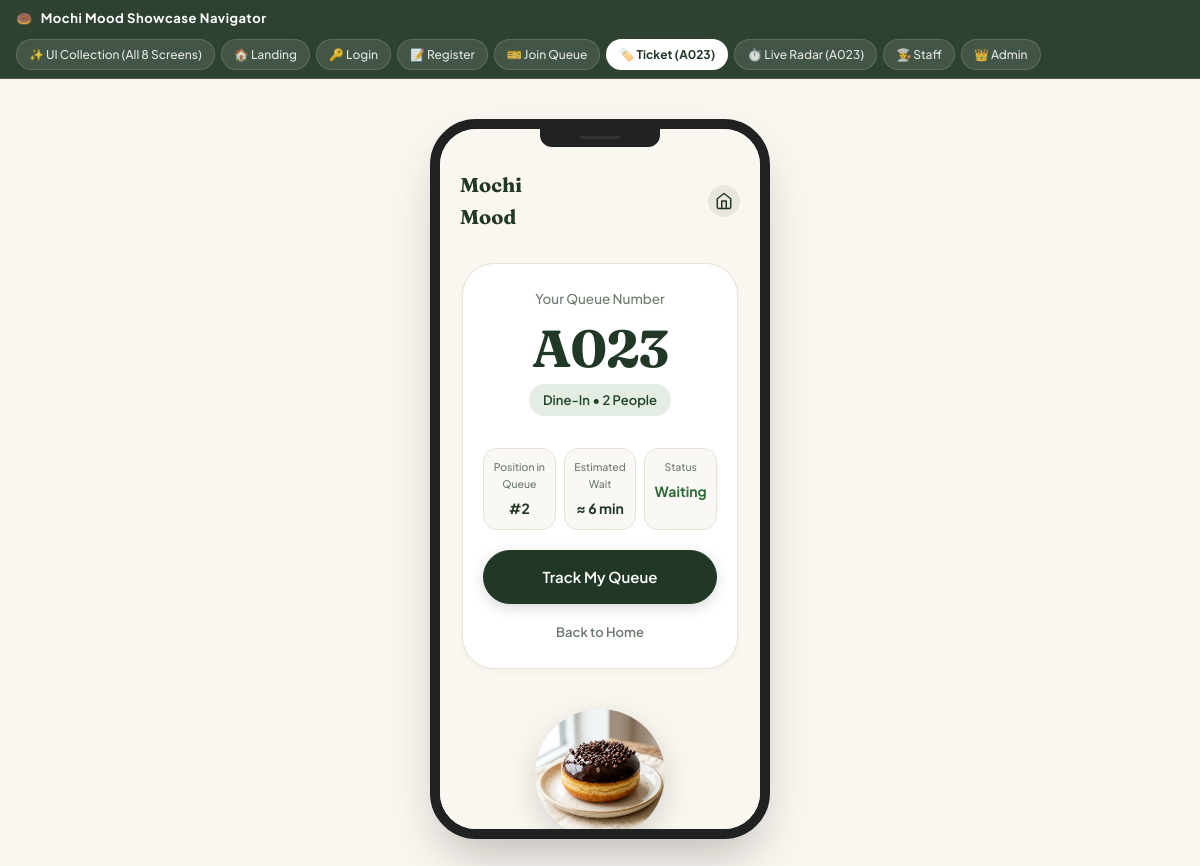
Screenshot of /ticket.php with the database file from the repository.
### tables this page shows
CREATE TABLE `queues` (
    `id` INT UNSIGNED NOT NULL AUTO_INCREMENT,
    `user_id` INT UNSIGNED NOT NULL,
    `restaurant_id` INT UNSIGNED NOT NULL,
    `queue_number` VARCHAR(20) NOT NULL COMMENT 'Nomor antrean (contoh: A023)',
    `people_count` INT UNSIGNED NOT NULL DEFAULT 1,
    `type` ENUM('dine_in', 'takeaway') NOT NULL DEFAULT 'dine_in' COMMENT 'Jenis antrean',
    `customer_name` VARCHAR(100) NULL,
    `customer_phone` VARCHAR(50) NULL,
    `status` ENUM('waiting', 'called', 'serving', 'completed', 'cancelled') NOT NULL DEFAULT 'waiting',
    `queue_date` DATE NOT NULL,
    `created_at` DATETIME NOT NULL DEFAULT CURRENT_TIMESTAMP,
    `updated_at` DATETIME NOT NULL DEFAULT CURRENT_TIMESTAMP ON UPDATE CURRENT_TIMESTAMP,
    PRIMARY KEY (`id`),
    UNIQUE KEY `uq_restaurant_date_number` (`restaurant_id`, `queue_date`, `queue_number`),
    INDEX `idx_queues_user_id` (`user_id`),
    INDEX `idx_queues_restaurant_date_status` (`restaurant_id`, `queue_date`, `status`),
    CONSTRAINT `fk_queues_user` FOREIGN KEY (`user_id`) REFERENCES `users` (`id`) ON DELETE CASCADE ON UPDATE CASCADE,
    CONSTRAINT `fk_queues_restaurant` FOREIGN KEY (`restaurant_id`) REFERENCES `restaurants` (`id`) ON DELETE CASCADE ON UPDATE CASCADE
);

### config/database.php (called while the page is built, shortened)
<?php
class Database
{
    private static string $host     = 'localhost';
    private static string $dbName   = 'queuebites';
    private static string $username = 'root';
    private static string $password = '';
    private static int    $port     = 3306;
    private static string $charset  = 'utf8mb4';
    private static ?PDO $instance = null;
    public static function getConnection(): PDO
    {
        if (self::$instance === null) {
            $host     = getenv('DB_HOST') !== false ? getenv('DB_HOST') : self::$host;
            $dbName   = getenv('DB_NAME') !== false ? getenv('DB_NAME') : self::$dbName;
            $username = getenv('DB_USER') !== false ? getenv('DB_USER') : self::$username;
            $password = getenv('DB_PASS') !== false ? getenv('DB_PASS') : self::$password;
            $port     = getenv('DB_PORT') !== false ? (int)getenv('DB_PORT') : self::$port;
            $charset  = self::$charset;
            $mysqlDsn = "mysql:host={$host};port={$port};dbname={$dbName};charset={$charset}";
            $options = [
                PDO::ATTR_ERRMODE            => PDO::ERRMODE_EXCEPTION,
                PDO::ATTR_DEFAULT_FETCH_MODE => PDO::FETCH_ASSOC,
                PDO::ATTR_EMULATE_PREPARES   => false,
            ];
            try {
                self::$instance = new PDO($mysqlDsn, $username, $password, $options);
                self::ensureSchemaMysql(self::$instance);
            } catch (Throwable $e) {
                error_log('[Database Fallback] MySQL unavailable (' . $e->getMessage() . '). Switching to SQLite fallback.');
                $sqliteDir = dirname(__DIR__) . '/database';
                if (!is_dir($sqliteDir)) {
                    @mkdir($sqliteDir, 0777, true);
                }
                $sqlitePath = $sqliteDir . '/queuebites.sqlite';
                $sqliteDsn = "sqlite:" . $sqlitePath;
                try {
                    self::$instance = new PDO($sqliteDsn, null, null, [
                        PDO::ATTR_ERRMODE            => PDO::ERRMODE_EXCEPTION,
                        PDO::ATTR_DEFAULT_FETCH_MODE => PDO::FETCH_ASSOC,
                    ]);
                    self::$instance->sqliteCreateFunction('NOW', function() { return date('Y-m-d H:i:s'); });
                    self::$instance->sqliteCreateFunction('CURDATE', function() { return date('Y-m-d'); });
                    self::$instance->sqliteCreateFunction('curdate', function() { return date('Y-m-d'); });
                    self::$driverUsed = 'sqlite';
                    self::ensureSchemaSqlite(self::$instance);
                } catch (Throwable $sqliteErr) {
                    throw new PDOException("Gagal menginisialisasi database: " . $sqliteErr->getMessage());
                }
            }
        }
        return self::$instance;
    }
    private static function ensureSchemaMysql(PDO $pdo): void
    {
        try {
            $cols = $pdo->query("SHOW COLUMNS FROM `queues` LIKE 'type'")->fetchAll();
            $colsName = $pdo->query("SHOW COLUMNS FROM `queues` LIKE 'customer_name'")->fetchAll();
            $colsPhone = $pdo->query("SHOW COLUMNS FROM `users` LIKE 'phone'")->fetchAll();
            $pdo->exec("CREATE TABLE IF NOT EXISTS `announcements` (
                `id` INT UNSIGNED NOT NULL AUTO_INCREMENT PRIMARY KEY,
                `title` VARCHAR(255) NOT NULL,
                `message` TEXT NOT NULL,
                `is_active` TINYINT(1) NOT NULL DEFAULT 1,
                `created_at` DATETIME NOT NULL DEFAULT CURRENT_TIMESTAMP
            ) ENGINE=InnoDB DEFAULT CHARSET=utf8mb4");
            $checkResto = $pdo->query("SELECT id FROM restaurants WHERE id = 1")->fetch();
        } catch (Throwable $t) {
        }
    }
}

### app/models/Queue.php (called while the page is built, shortened)
<?php
require_once __DIR__ . '/../../config/database.php';
class Queue
{
    protected PDO $db;
    protected string $table = 'queues';
    public function __construct(?PDO $db = null)
    {
        $this->db = $db ?? Database::getConnection();
    }
    public function getById(int $id): ?array
    {
        $sql = "
            SELECT
                q.id,
                q.user_id,
                q.restaurant_id,
                q.queue_number,
                q.people_count,
                COALESCE(q.type, 'dine_in') AS type,
                COALESCE(q.customer_name, u.name) AS customer_name,
                COALESCE(q.customer_phone, u.phone) AS customer_phone,
                q.status,
                q.queue_date,
                q.created_at,
                q.updated_at,
                u.name AS user_name,
                u.email AS user_email,
                r.name AS restaurant_name,
                r.address AS restaurant_address
            FROM {$this->table} q
            JOIN users u ON q.user_id = u.id
            JOIN restaurants r ON q.restaurant_id = r.id
            WHERE q.id = :id
            LIMIT 1
        ";
        $stmt = $this->db->prepare($sql);
        $stmt->execute([':id' => $id]);
        $result = $stmt->fetch();
        return $result ?: null;
    }
    public function getByQueueNumber(string $number, ?string $date = null): ?array
    {
        $targetDate = $date ?? date('Y-m-d');
        $cleanNumber = trim(strtoupper($number));
        $sql = "
            SELECT
                q.id,
                q.user_id,
                q.restaurant_id,
                q.queue_number,
                q.people_count,
                COALESCE(q.type, 'dine_in') AS type,
                COALESCE(q.customer_name, u.name) AS customer_name,
                COALESCE(q.customer_phone, u.phone) AS customer_phone,
                q.status,
                q.queue_date,
                q.created_at,
                q.updated_at,
                u.name AS user_name,
                u.email AS user_email,
                r.name AS restaurant_name,
                r.address AS restaurant_address
            FROM {$this->table} q
            JOIN users u ON q.user_id = u.id
            JOIN restaurants r ON q.restaurant_id = r.id
            WHERE (UPPER(q.queue_number) = :num1 OR UPPER(REPLACE(q.queue_number, '-', '')) = :num2)
              AND q.queue_date = :queue_date
            ORDER BY q.id DESC
            LIMIT 1
        ";
        $stmt = $this->db->prepare($sql);
        $stmt->execute([
            ':num1'       => $cleanNumber,
            ':num2'       => str_replace('-', '', $cleanNumber),
            ':queue_date' => $targetDate
        ]);
        $result = $stmt->fetch();
        return $result ?: null;
    }
    public function getUserQueuePosition(int $queueId): int
    {
        $current = $this->getById($queueId);
        $sql = "
            SELECT COUNT(*) AS position
            FROM {$this->table}
            WHERE restaurant_id = :restaurant_id
              AND queue_date = :queue_date
              AND status = :status
              AND id <= :id
        ";
        $stmt = $this->db->prepare($sql);
        $stmt->execute([
            ':restaurant_id' => $current['restaurant_id'],
            ':queue_date'    => $current['queue_date'],
            ':status'        => self::STATUS_WAITING,
            ':id'            => $queueId,
        ]);
        $row = $stmt->fetch();
        return (int)($row['position'] ?? 1);
    }
    public function getEstimatedWaitMinutes(int $queueId): int
    {
        $pos = $this->getUserQueuePosition($queueId);
        return max(3, $pos * 3);
    }
}

### ticket.php (the view, shortened to what this page needs)
<?php
require_once __DIR__ . '/config/database.php';
require_once __DIR__ . '/app/models/Queue.php';
$number = $_GET['number'] ?? 'A023';
$queueModel = new Queue();
$queue = $queueModel->getByQueueNumber($number);
if (!$queue) {
    $queue = [
        'id'            => 2,
        'queue_number'  => 'A023',
        'type'          => 'dine_in',
        'people_count'  => 2,
        'status'        => 'waiting',
        'customer_name' => 'Khansa'
    ];
    $position = 5;
    $estWait = 10;
} else {
    $position = $queueModel->getUserQueuePosition($queue['id']) ?: 5;
    $estWait  = $queueModel->getEstimatedWaitMinutes($queue['id']) ?: 10;
}
$typeLabel = ($queue['type'] === 'takeaway') ? 'Takeaway' : 'Dine-In';
$peopleLabel = $queue['people_count'] . ' People';
$statusLabel = ucfirst($queue['status']);
include __DIR__ . '/includes/header.php';
?>
<div style="padding: 40px 16px 60px; min-height: calc(100vh - 50px); display: flex; align-items: center; justify-content: center; flex-direction: column;">
  <div class="mobile-device-shell" style="height: 720px;">
    <div class="mobile-notch"><div class="mobile-speaker"></div></div>
    <div class="mobile-screen-content">
      <div class="mobile-header-bar">
        <a href="index.php" class="mobile-brand-title">Mochi<br>Mood</a>
        <a href="index.php" class="mobile-nav-icon" title="Home">
          <svg xmlns="http://www.w3.org/2000/svg" width="18" height="18" viewBox="0 0 24 24" fill="none" stroke="currentColor" stroke-width="2" stroke-linecap="round" stroke-linejoin="round"><path d="M3 9l9-7 9 7v11a2 2 0 0 1-2 2H5a2 2 0 0 1-2-2z"></path><polyline points="9 22 9 12 15 12 15 22"></polyline></svg>
        </a>
      </div>
      <div class="mobile-body">
        <div class="ticket-card" style="margin-top: 10px;">
          <div style="font-size: 13.5px; color: var(--text-muted); font-weight: 500;">
            Your Queue Number
          </div>
          <div class="ticket-number">
            <?= htmlspecialchars($queue['queue_number']) ?>
          </div>
          <div class="badge-mochi badge-sage" style="margin-bottom: 12px;">
            <?= htmlspecialchars($typeLabel) ?> • <?= htmlspecialchars($peopleLabel) ?>
          </div>
          <div class="ticket-stats-grid">
            <div class="ticket-stat-box">
              <div class="ticket-stat-label">Position in Queue</div>
              <div class="ticket-stat-val">#<?= $position ?></div>
            </div>
            <div class="ticket-stat-box">
              <div class="ticket-stat-label">Estimated Wait</div>
              <div class="ticket-stat-val">≈ <?= $estWait ?> min</div>
            </div>
            <div class="ticket-stat-box">
              <div class="ticket-stat-label">Status</div>
              <div class="ticket-stat-val" style="color: #2E6B38;"><?= htmlspecialchars($statusLabel) ?></div>
            </div>
          </div>
          <a href="track.php?number=<?= urlencode($queue['queue_number']) ?>" class="btn-mochi btn-mochi-block">
            Track My Queue
          </a>
          <div style="margin-top: 14px;">
            <a href="index.php" style="font-size: 13px; color: var(--text-muted); font-weight: 600;">
              Back to Home
            </a>
          </div>
        </div>
        <div class="mobile-bottom-decor" style="margin-top: 10px;">
          <img src="images/donuts/choco-bliss.jpg" alt="Mochi Donut">
        </div>
      </div>
    </div>
  </div>
</div>
<?php include __DIR__ . '/includes/footer.php'; ?>

### assets/css/mochi.css (style rules this page uses)
:root { --bg-cream: #FAF6F0; --bg-cream-dark: #F3ECE1; --bg-card: #FFFFFF; --bg-card-subtle: #F6F2E9; --brand-green: #223826; --brand-green-hover: #18281B; --brand-green-light: #2C4831; --brand-green-card: #223826; --text-dark: #1E271F; --text-body: #344035; --text-muted: #6C7B6D; --text-light: #A3B1A4; --border-subtle: #E8E2D5; --border-strong: #D5CCBD; --accent-gold: #D69E4A; --accent-gold-bg: #FCF4E8; --accent-pink: #E98E9B; --accent-pink-bg: #FDF0F2; --accent-green-badge: #E3EDE4; --accent-green-text: #224227; --font-serif: 'Fraunces', serif; --font-sans: 'Plus Jakarta Sans', -apple-system, BlinkMacSystemFont, "Segoe UI", Roboto, sans-serif; --radius-sm: 8px; --radius-md: 14px; --radius-lg: 22px; --radius-xl: 32px; --radius-pill: 9999px; --shadow-sm: 0 2px 6px rgba(34, 56, 38, 0.04); --shadow-md: 0 8px 24px rgba(34, 56, 38, 0.06); --shadow-lg: 0 16px 40px rgba(34, 56, 38, 0.10); --shadow-radar: 0 0 50px rgba(214, 158, 74, 0.25); }
*, *::before, *::after { box-sizing: border-box; margin: 0; padding: 0; }
body { font-family: var(--font-sans); background-color: var(--bg-cream); color: var(--text-dark); line-height: 1.6; -webkit-font-smoothing: antialiased; min-height: 100vh; }
a { color: inherit; text-decoration: none; transition: all 0.2s ease; }
.btn-mochi { display: inline-flex; align-items: center; justify-content: center; gap: 8px; background-color: var(--brand-green); color: #FFFFFF !important; font-family: var(--font-sans); font-weight: 600; font-size: 14px; padding: 12px 26px; border-radius: var(--radius-pill); border: 1px solid var(--brand-green); cursor: pointer; transition: all 0.25s ease; box-shadow: 0 4px 14px rgba(34, 56, 38, 0.18); text-decoration: none; }
.btn-mochi-block { width: 100%; padding: 14px 20px; font-size: 15px; }
.badge-mochi { display: inline-flex; align-items: center; gap: 6px; padding: 6px 14px; border-radius: var(--radius-pill); font-size: 13px; font-weight: 600; }
.badge-sage { background-color: var(--accent-green-badge); color: var(--accent-green-text); }
.mobile-device-shell { width: 340px; height: 690px; background: #FFFFFF; border-radius: 46px; border: 10px solid #1F2220; box-shadow: 0 25px 50px -12px rgba(0, 0, 0, 0.25), 0 0 0 2px rgba(255, 255, 255, 0.2) inset; overflow: hidden; position: relative; display: flex; flex-direction: column; margin: 0 auto; }
.mobile-notch { width: 120px; height: 18px; background: #1F2220; border-radius: 0 0 12px 12px; position: absolute; top: 0; left: 50%; transform: translateX(-50%); z-index: 50; display: flex; align-items: center; justify-content: center; }
.mobile-speaker { width: 40px; height: 3px; background: #333; border-radius: 2px; }
.mobile-screen-content { flex: 1; overflow-y: auto; position: relative; display: flex; flex-direction: column; background: var(--bg-cream); padding-top: 24px; }
.mobile-header-bar { display: flex; align-items: center; justify-content: space-between; padding: 16px 20px 8px; position: relative; z-index: 10; }
.mobile-brand-title { font-family: var(--font-serif); font-size: 20px; font-weight: 700; color: var(--brand-green); }
.mobile-nav-icon { width: 32px; height: 32px; border-radius: 50%; background: rgba(34, 56, 38, 0.08); display: flex; align-items: center; justify-content: center; color: var(--brand-green); }
.mobile-body { padding: 12px 22px 24px; flex: 1; display: flex; flex-direction: column; position: relative; z-index: 5; }
.mobile-bottom-decor { margin-top: auto; display: flex; justify-content: center; position: relative; bottom: -10px; }
.mobile-bottom-decor img { width: 130px; height: 130px; object-fit: cover; border-radius: 50%; filter: drop-shadow(0 10px 15px rgba(0,0,0,0.15)); }
.ticket-card { background: #FFFFFF; border-radius: var(--radius-xl); padding: 24px 20px; text-align: center; border: 1px solid var(--border-subtle); box-shadow: var(--shadow-sm); margin-bottom: 20px; }
.ticket-number { font-family: var(--font-serif); font-size: 52px; font-weight: 700; color: var(--brand-green); line-height: 1; letter-spacing: -1px; margin: 12px 0 10px; }
.ticket-stats-grid { display: grid; grid-template-columns: repeat(3, 1fr); gap: 8px; margin: 20px 0; }
.ticket-stat-box { background: #FAF8F4; border: 1px solid var(--border-subtle); border-radius: var(--radius-md); padding: 10px 6px; text-align: center; }
.ticket-stat-label { font-size: 10.5px; color: var(--text-muted); margin-bottom: 4px; font-weight: 500; }
.ticket-stat-val { font-size: 14px; font-weight: 700; color: var(--brand-green); }

### rows the page displays
queues: queue_number "A023", people_count "2 People", id "2", status "Waiting"

### other values shown
$typeLabel "Dine-In"
$estWait "6"
